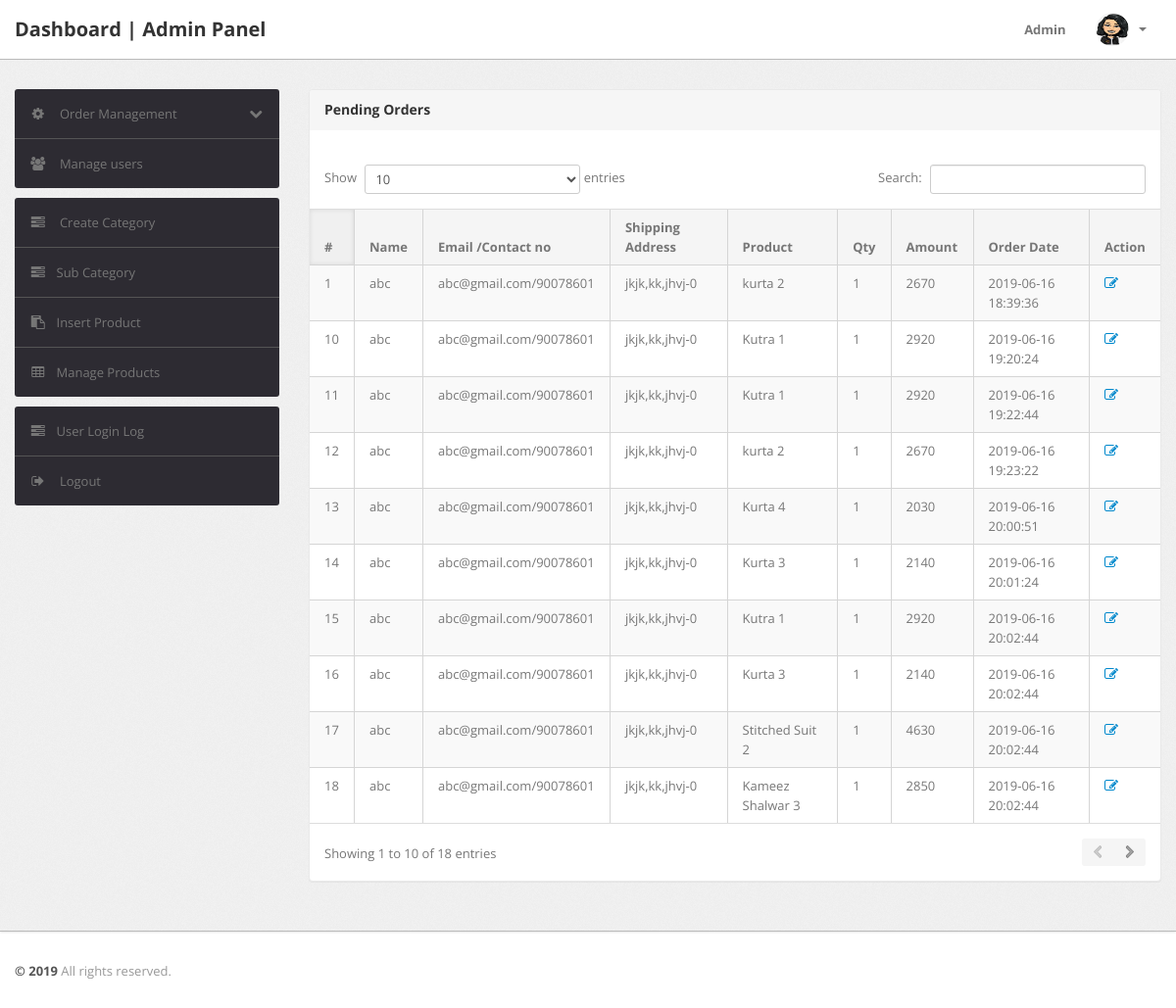
/admin/pending-orders.php (signed in), run on the app's committed database.
### tables this page shows
CREATE TABLE `orders` (
  `id` int(11) NOT NULL,
  `userId` int(11) DEFAULT NULL,
  `productId` varchar(255) DEFAULT NULL,
  `quantity` int(11) DEFAULT NULL,
  `orderDate` timestamp NOT NULL DEFAULT CURRENT_TIMESTAMP,
  `paymentMethod` varchar(50) DEFAULT NULL,
  `orderStatus` varchar(55) DEFAULT NULL
);

CREATE TABLE `users` (
  `id` int(11) NOT NULL,
  `name` varchar(255) DEFAULT NULL,
  `email` varchar(255) DEFAULT NULL,
  `contactno` bigint(11) DEFAULT NULL,
  `password` varchar(255) DEFAULT NULL,
  `shippingAddress` longtext,
  `shippingState` varchar(255) DEFAULT NULL,
  `shippingCity` varchar(255) DEFAULT NULL,
  `shippingPincode` int(11) DEFAULT NULL,
  `billingAddress` longtext,
  `billingState` varchar(255) DEFAULT NULL,
  `billingCity` varchar(255) DEFAULT NULL,
  `billingPincode` int(11) DEFAULT NULL,
  `regDate` timestamp NOT NULL DEFAULT CURRENT_TIMESTAMP,
  `updationDate` varchar(255) DEFAULT NULL
);

CREATE TABLE `products` (
  `id` int(11) NOT NULL,
  `category` int(11) NOT NULL,
  `subCategory` int(11) DEFAULT NULL,
  `productName` varchar(255) DEFAULT NULL,
  `productCompany` varchar(255) DEFAULT NULL,
  `productPrice` int(11) DEFAULT NULL,
  `productPriceBeforeDiscount` int(11) DEFAULT NULL,
  `productDescription` longtext,
  `productImage1` varchar(255) DEFAULT NULL,
  `productImage2` varchar(255) DEFAULT NULL,
  `productImage3` varchar(255) DEFAULT NULL,
  `shippingCharge` int(11) DEFAULT NULL,
  `productAvailability` varchar(255) DEFAULT NULL,
  `postingDate` timestamp NULL DEFAULT CURRENT_TIMESTAMP,
  `updationDate` varchar(255) DEFAULT NULL
);

### admin/pending-orders.php (the view, shortened to what this page needs)
<?php
include('include/config.php');
if(strlen($_SESSION['alogin'])==0)
	{
header('location:index.php');
}
else{
?>
<!DOCTYPE html>
<html lang="en">
<head>
	<link type="text/css" href="bootstrap/css/bootstrap.min.css" rel="stylesheet">
	<link type="text/css" href="bootstrap/css/bootstrap-responsive.min.css" rel="stylesheet">
	<link type="text/css" href="css/theme.css" rel="stylesheet">
	<link type="text/css" href="images/icons/css/font-awesome.css" rel="stylesheet">
</head>
<body>
<?php include('include/header.php');?>
	<div class="wrapper">
		<div class="container">
			<div class="row">
<?php include('include/sidebar.php');?>
			<div class="span9">
					<div class="content">
	<div class="module">
							<div class="module-head">
								<h3>Pending Orders</h3>
							</div>
							<div class="module-body table">
									<br />
								<table cellpadding="0" cellspacing="0" border="0" class="datatable-1 table table-bordered table-striped	 display" >
									<thead>
										<tr>
											<th>#</th>
											<th> Name</th>
											<th width="50">Email /Contact no</th>
											<th>Shipping Address</th>
											<th>Product </th>
											<th>Qty </th>
											<th>Amount </th>
											<th>Order Date</th>
											<th>Action</th>
										</tr>
									</thead>
<tbody>
<?php
$status='Delivered';
$query=mysqli_query($con,"select users.name as username,users.email as useremail,users.contactno as usercontact,users.shippingAddress as shippingaddress,users.shippingCity as shippingcity,users.shippingState as shippingstate,users.shippingPincode as shippingpincode,products.productName as productname,products.shippingCharge as shippingcharge,orders.quantity as quantity,orders.orderDate as orderdate,products.productPrice as productprice,orders.id as id  from orders join users on  orders.userId=users.id join products on products.id=orders.productId where orders.	orderStatus!='$status' or orders.orderStatus is null");
$cnt=1;
while($row=mysqli_fetch_array($query))
{
?>
										<tr>
											<td><?php echo htmlentities($cnt);?></td>
											<td><?php echo htmlentities($row['username']);?></td>
<td><?php echo htmlentities($row['useremail']);?>/<?php echo htmlentities($row['usercontact']);?></td>
<td><?php echo htmlentities($row['shippingaddress'].",".$row['shippingcity'].",".$row['shippingstate']."-".$row['shippingpincode']);?></td>
											<td><?php echo htmlentities($row['productname']);?></td>
											<td><?php echo htmlentities($row['quantity']);?></td>
											<td><?php echo htmlentities($row['quantity']*$row['productprice']+$row['shippingcharge']);?></td>
											<td><?php echo htmlentities($row['orderdate']);?></td>
											<td>   <a href="updateorder.php?oid=<?php echo htmlentities($row['id']);?>" title="Update order" target="_blank"><i class="icon-edit"></i></a>
											</td>
											</tr>
										<?php $cnt=$cnt+1; } ?>
										</tbody>
								</table>
							</div>
						</div>
					</div>
				</div>
			</div>
		</div>
	</div>
<?php include('include/footer.php');?>
</body>
<?php } ?>

### data on the page
orders: userId.name "abc", userId.email "abc@gmail.com", userId.contactno "90078601", userId.shippingPincode "jkjk,kk,jhvj-0", productId.productName "kurta 2", quantity "1", $row['quantity']*$row['productprice']+$row['shippingcharge'] "2670", orderDate "2019-06-16 18:39:36"
orders: userId.name "abc", userId.email "abc@gmail.com", userId.contactno "90078601", userId.shippingPincode "jkjk,kk,jhvj-0", productId.productName "Kutra 1", quantity "1", $row['quantity']*$row['productprice']+$row['shippingcharge'] "2920", orderDate "2019-06-16 19:20:24"
orders: userId.name "abc", userId.email "abc@gmail.com", userId.contactno "90078601", userId.shippingPincode "jkjk,kk,jhvj-0", productId.productName "Kutra 1", quantity "1", $row['quantity']*$row['productprice']+$row['shippingcharge'] "2920", orderDate "2019-06-16 19:22:44"
orders: userId.name "abc", userId.email "abc@gmail.com", userId.contactno "90078601", userId.shippingPincode "jkjk,kk,jhvj-0", productId.productName "kurta 2", quantity "1", $row['quantity']*$row['productprice']+$row['shippingcharge'] "2670", orderDate "2019-06-16 19:23:22"
orders: userId.name "abc", userId.email "abc@gmail.com", userId.contactno "90078601", userId.shippingPincode "jkjk,kk,jhvj-0", productId.productName "Kurta 4", quantity "1", $row['quantity']*$row['productprice']+$row['shippingcharge'] "2030", orderDate "2019-06-16 20:00:51"
orders: userId.name "abc", userId.email "abc@gmail.com", userId.contactno "90078601", userId.shippingPincode "jkjk,kk,jhvj-0", productId.productName "Kurta 3", quantity "1", $row['quantity']*$row['productprice']+$row['shippingcharge'] "2140", orderDate "2019-06-16 20:01:24"
orders: userId.name "abc", userId.email "abc@gmail.com", userId.contactno "90078601", userId.shippingPincode "jkjk,kk,jhvj-0", productId.productName "Kutra 1", quantity "1", $row['quantity']*$row['productprice']+$row['shippingcharge'] "2920", orderDate "2019-06-16 20:02:44"
orders: userId.name "abc", userId.email "abc@gmail.com", userId.contactno "90078601", userId.shippingPincode "jkjk,kk,jhvj-0", productId.productName "Kurta 3", quantity "1", $row['quantity']*$row['productprice']+$row['shippingcharge'] "2140", orderDate "2019-06-16 20:02:44"
orders: userId.name "abc", userId.email "abc@gmail.com", userId.contactno "90078601", userId.shippingPincode "jkjk,kk,jhvj-0", productId.productName "Stitched Suit 2", quantity "1", $row['quantity']*$row['productprice']+$row['shippingcharge'] "4630", orderDate "2019-06-16 20:02:44"
orders: userId.name "abc", userId.email "abc@gmail.com", userId.contactno "90078601", userId.shippingPincode "jkjk,kk,jhvj-0", productId.productName "Kameez Shalwar 3", quantity "1", $row['quantity']*$row['productprice']+$row['shippingcharge'] "2850", orderDate "2019-06-16 20:02:44"
